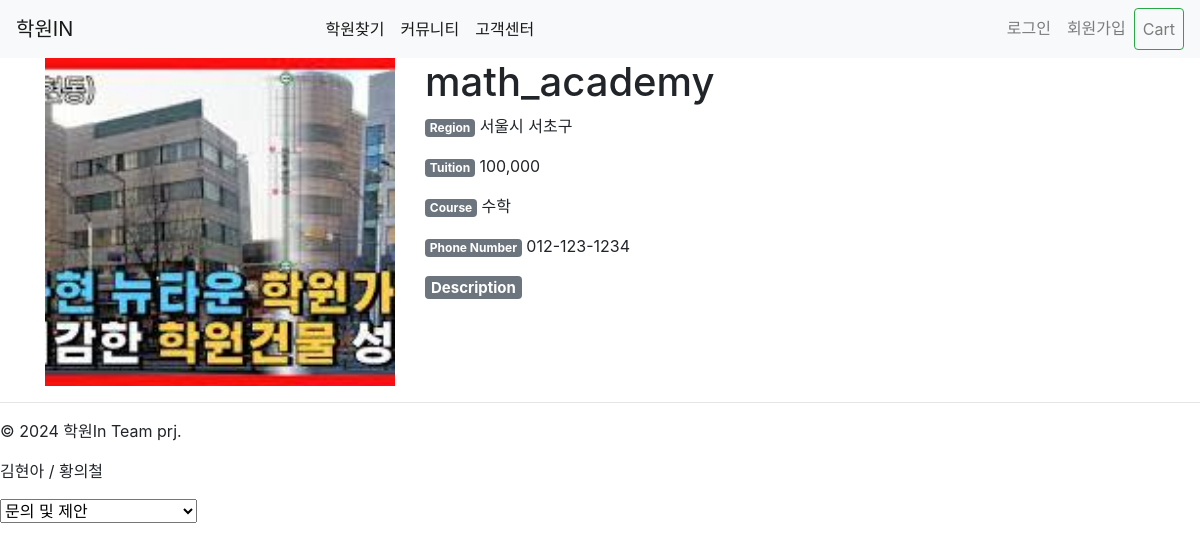
The app's page /content/detail/2/ with its own data.
### content/models.py (models this page shows, shortened)
class Hackwon(models.Model):
    category = models.ForeignKey(Category, on_delete=models.SET_NULL, null=True, blank=True, related_name='hackwons')
    name = models.CharField(max_length=200)
    slug = models.SlugField(max_length=200, unique=True, allow_unicode=True)
    image = models.ImageField(upload_to='hackwons/%Y/%m/%d', blank=True, null=True)
    description = models.TextField(blank=True, null=True)
    meta_description = models.TextField(blank=True, null=True)
    region = models.CharField(max_length=200, db_index=True, null=True)
    tuition = models.CharField(max_length=200, db_index=True, null=True)
    course = models.CharField(max_length=200, db_index=True, null=True)
    dormitory_available = models.BooleanField(default=True)
    phone_number = models.CharField(max_length=20, blank=True, null=True)
    latitude = models.FloatField(null=True, blank=True)  # 위도
    longitude = models.FloatField(null=True, blank=True)  # 경도
    voter = models.ManyToManyField(User, related_name='voted_hackwons') # 좋아요기능
    class Meta:
        index_together = [['id', 'slug']]

### content/views.py (the view)
# urls.py: path('detail/<int:pk>/', hackwon_detail, name='hackwon_detail'),
def hackwon_detail(request, pk):
    hackwon = get_object_or_404(Hackwon, pk=pk)
    return render(request, 'content/content_detail.html', {'hackwon': hackwon})

### content/templates/content/content_detail.html (shortened to what this page needs)
{% extends 'base.html' %}
{% block content %}
<div class="container">
    <div class="row">
        <div class="col-4">
            {% if hackwon.image %}
                <img src="{{ hackwon.image.url }}" width="100%">
            {% endif %}
        </div>
        <div class="col">
            <h1 class="display-6">{{ hackwon.name }}</h1>
            <p><span class="badge badge-secondary">Region</span> {{ hackwon.region }}</p>
            <p><span class="badge badge-secondary">Tuition</span> {{ hackwon.tuition }}</p>
            <p><span class="badge badge-secondary">Course</span> {{ hackwon.course }}</p>
            {% if hackwon.phone_number %}
                <p><span class="badge badge-secondary">Phone Number</span> {{ hackwon.phone_number }}</p>
            {% endif %}
            <h5><span class="badge badge-secondary">Description</span>{{ hackwon.description|linebreaks }}</h5>
        </div>
    </div>
</div>
{% endblock %}

### records on screen
Hackwon: image (picture), name "math_academy", region "서울시 서초구", tuition "100,000", course "수학", phone_number "012-123-1234"
